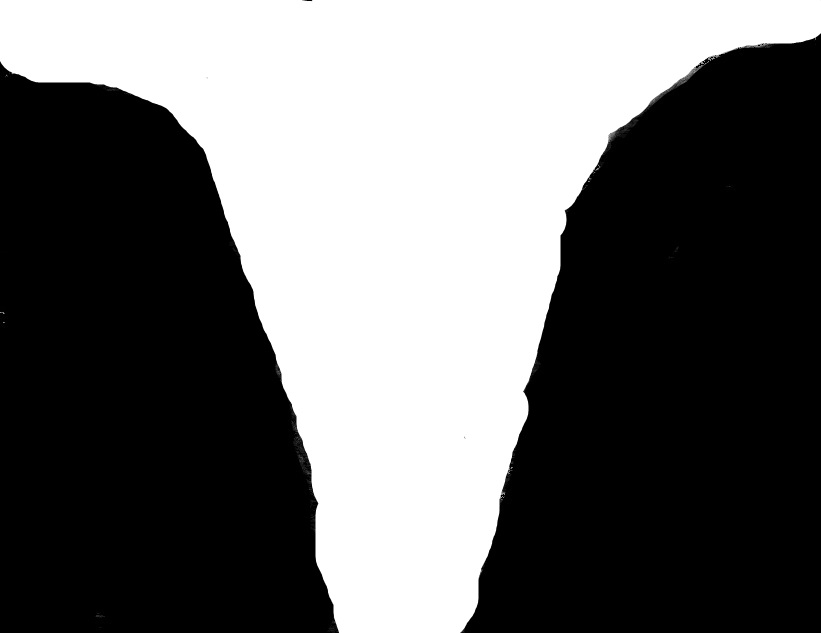
#> input picture mask.jpg, 821 x 633 px
$ python -i FindVortex.py   (imports and definitions only)
#> lines starting #> are read from the running program, lines starting #| are printed output that depends on the picture; after the words box and inside, x2 and y2 are one past the last pixel; in counts of white or black regions, pixels touching at a corner belong together
#> further down, picture is the input picture: shape (633, 821); min 0, max 255, mean 105.7
import os

import matplotlib.pyplot as plt

import utils
import fits

thresh_value = 5

COUNTER = 1

# video_name = "PXL_20250521_055911851"

# plt.style.use("physrev.mlpstyle")


# [9 lines left out: function crop_image, not called in this run]


import cv2
import numpy as np

def filter_lines_by_width(binary_img, min_width=3, max_width=50):
    # Ensure binary image
#> called with min_width = 3, max_width = 50
    binary = binary_img.copy()
    if len(binary.shape) > 2:
        binary = cv2.cvtColor(binary, cv2.COLOR_BGR2GRAY)
    _, binary = cv2.threshold(binary, 127, 255, cv2.THRESH_BINARY)
#> binary: shape (633, 821); 41.4% white; 13 white regions (12 under 20 px)

    # Find contours
    contours, _ = cv2.findContours(binary, cv2.RETR_EXTERNAL, cv2.CHAIN_APPROX_SIMPLE)
#> contours = 13 contours, 12 with area under 20; largest, box (x1, y1, x2, y2) and area: (0, 0, 821, 633) 213909
    mask = np.zeros_like(binary)

    for cnt in contours:
        x, y, w, h = cv2.boundingRect(cnt)
        if (min_width <= w <= max_width) or (min_width <= h <= max_width):
            cv2.drawContours(mask, [cnt], -1, 255, cv2.FILLED)
#> this loop made 13 passes
#> (x, y, w, h) on passes 1, 2, 3, 4, 5, 6, 9, 10, 11, 12, 13: (509, 471, 1, 1), (511, 467, 1, 1), (3, 322, 1, 1), (3, 313, 1, 1), (0, 312, 1, 1), (588, 181, 1, 1), (699, 66, 1, 1), (701, 65, 1, 1), (705, 63, 1, 1), (708, 61, 1, 1), (0, 0, 821, 633)
#> (cnt, x, y, w, h) on passes 7 to 8: ([[597, 168], [596, 169]], 596, 168, 2, 2), ([[694, 70], [695, 71], [694, 72], [695, 71]], 694, 70, 2, 3)
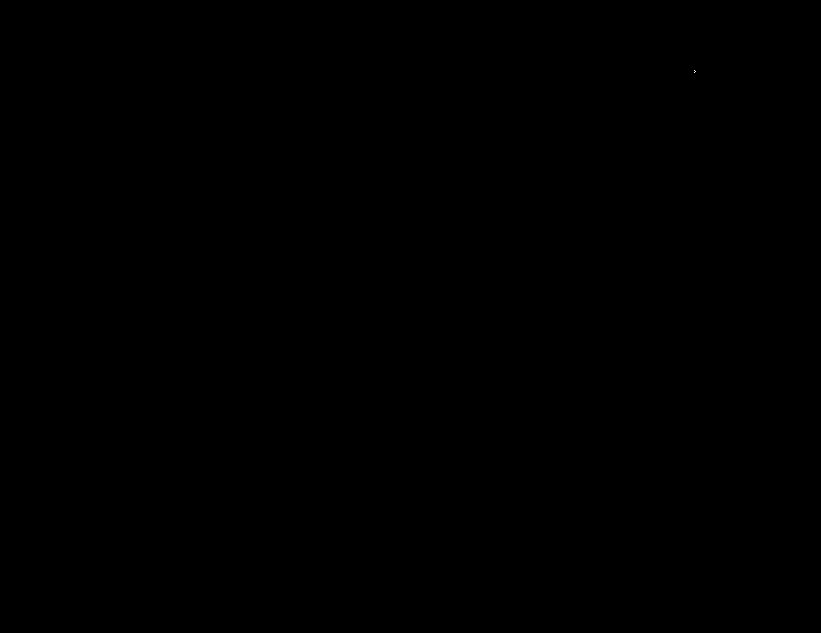
#> mask: shape (633, 821); 0% white in thin lines or dots, all inside (x1, y1, x2, y2) = (694, 70, 696, 73)

    return mask


# [125 lines left out: functions create_diff_image, mask_directory, average_directory, fit_directory, not called in this run]
        # manual = cv2.imread("./only_edges_manual.jpg", cv2.IMREAD_GRAYSCALE)
        # x, y = utils.get_func_from_image(manual)
        # fits.get_fit(x, y)


dir_path = r"C:\Physics\Year 2\Lab\Advanced Lab 2B\Vortices\Outputs\PXL_20250521_060205085"
# average_directory(dir_path, 5, threshold=100, rotate=True)
mask_path = r"C:\Physics\Year 2\Lab\Advanced Lab 2B\Vortices\Outputs\PXL_20250521_060205085\averages\mask\mask.jpg"
# [1 line not run here, left out]

# [10 lines of commented-out code are left out]

>>> import cv2
>>> picture = cv2.imread('../mask.jpg', cv2.IMREAD_GRAYSCALE)
>>> result = filter_lines_by_width(picture)
